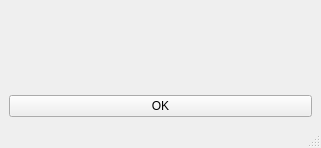
<?xml version="1.0" encoding="UTF-8"?>
<ui version="4.0">
 <class>MainWindow</class>
 <widget class="QMainWindow" name="MainWindow">
  <property name="geometry">
   <rect>
    <x>0</x>
    <y>0</y>
    <width>321</width>
    <height>148</height>
   </rect>
  </property>
  <property name="windowTitle">
   <string>MainWindow</string>
  </property>
  <widget class="QWidget" name="centralwidget">
   <layout class="QVBoxLayout" name="verticalLayout">
    <item>
     <widget class="QLabel" name="label">
      <property name="minimumSize">
       <size>
        <width>250</width>
        <height>0</height>
       </size>
      </property>
      <property name="text">
       <string/>
      </property>
      <property name="wordWrap">
       <bool>true</bool>
      </property>
     </widget>
    </item>
    <item>
     <widget class="QPushButton" name="button">
      <property name="minimumSize">
       <size>
        <width>250</width>
        <height>0</height>
       </size>
      </property>
      <property name="text">
       <string>OK</string>
      </property>
     </widget>
    </item>
   </layout>
  </widget>
  <widget class="QMenuBar" name="menubar">
   <property name="geometry">
    <rect>
     <x>0</x>
     <y>0</y>
     <width>321</width>
     <height>26</height>
    </rect>
   </property>
  </widget>
  <widget class="QStatusBar" name="statusbar"/>
 </widget>
 <resources/>
 <connections/>
</ui>
